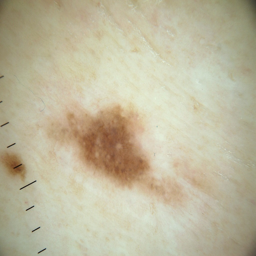
#> input picture data/demo_input/822.png, 256 x 256 px; its folder holds only this picture in this run
$ python main.py
#> lines starting #> are read from the running program, lines starting #| are printed output that depends on the picture
### core/transforms.py
import cv2
import numpy as np
import torch


class PrivacyPreservingTransform:
    """
    符合 PyTorch 规范的医学图像隐私保护转换类。
    集成视觉脱敏与差分隐私噪声注入。
    """

    def __init__(self, epsilon=0.5, target_size=(256, 256), apply_dp=True):
#> in main, img_raw is the input picture: shape (256, 256, 3); mean B, G, R 157.4, 184, 190.2
        self.epsilon = epsilon
        self.target_size = target_size
        self.apply_dp = apply_dp

    def _crop_artifacts(self, image):
        """自动化裁剪：消除医学图像中的黑边或标尺标记"""
        gray = cv2.cvtColor(image, cv2.COLOR_BGR2GRAY)
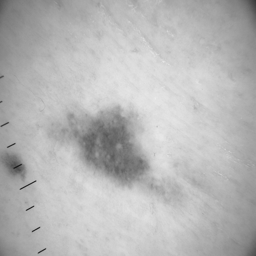
#> gray: shape (256, 256); min 25, max 236, mean 182.8
        _, thresh = cv2.threshold(gray, 15, 255, cv2.THRESH_BINARY)
#> thresh: shape (256, 256); every value is 255
        contours, _ = cv2.findContours(thresh, cv2.RETR_EXTERNAL, cv2.CHAIN_APPROX_SIMPLE)
#> contours = [[[0, 0], [0, 255], [255, 255], [255, 0]]]

        if contours:
            c = max(contours, key=cv2.contourArea)
#> c = [[0, 0], [0, 255], [255, 255], [255, 0]]
            x, y, w, h = cv2.boundingRect(c)
#> x = 0; y = 0; w = 256; h = 256
            image = image[y:y + h, x:x + w]

        # 统一缩放到模型输入尺寸
        return cv2.resize(image, self.target_size)

    def _add_dp_noise(self, image):
        """差分隐私：向像素注入拉普拉斯噪声"""
        if not self.apply_dp:
            return image

        scale = 1.0 / self.epsilon
        noise = np.random.laplace(0, scale, image.shape)
        noisy_image = image.astype(np.float32) + noise
        return np.clip(noisy_image, 0, 255).astype(np.uint8)

    def __call__(self, image):
        """
        支持 PyTorch DataLoader 调用。
        输入可以是 Numpy 数组，输出为脱敏后的 Tensor。
        """
        # 1. 视觉特征脱敏
        image = self._crop_artifacts(image)

        # 2. 隐私噪声注入
        image = self._add_dp_noise(image)

        # 3. 转换为 Tensor 并归一化 (兼容 PyTorch 训练)
        image_tensor = torch.from_numpy(image).permute(2, 0, 1).float() / 255.0
        return image_tensor

### main.py
import cv2
import os
from core.transforms import PrivacyPreservingTransform


def main():
    input_path = "data/demo_input"
    output_path = "data/demo_output"
    os.makedirs(output_path, exist_ok=True)

    # 初始化脱敏器
    sanitizer = PrivacyPreservingTransform(epsilon=0.5)

    for img_name in os.listdir(input_path):
        img_raw = cv2.imread(os.path.join(input_path, img_name))
        if img_raw is None: continue

        # 处理结果（注意：Transform 内部会转为 Tensor，批量保存时我们转回 Numpy）
        processed_tensor = sanitizer(img_raw)
        processed_img = (processed_tensor.permute(1, 2, 0).numpy() * 255).astype('uint8')

        cv2.imwrite(os.path.join(output_path, img_name), processed_img)
        print(f"[*] 已完成脱敏: {img_name}")


if __name__ == "__main__":
    main()
#> (the call stopped at in __call__, `image_tensor = torch.from_numpy(image).permute(2, 0, 1).float() / 255.0`: torch is not available in this run)
